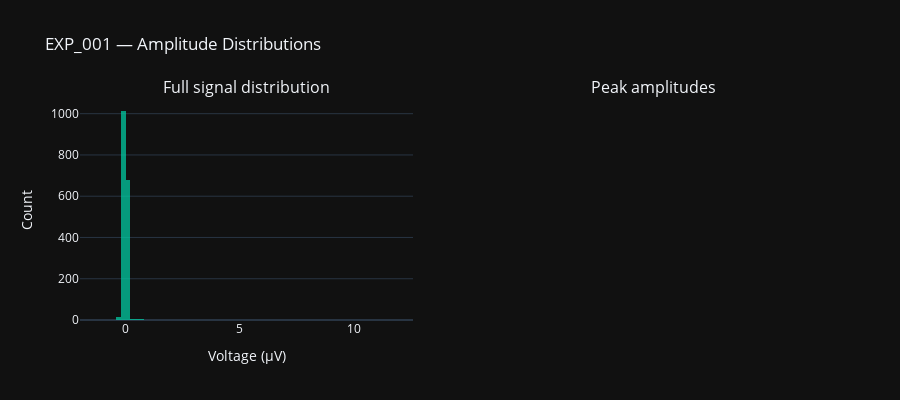

Here is the notebook cell this chart was saved with:
### Markdown cell above
## 4. Peak amplitude distribution

### Code cell
fig3 = make_subplots(
    rows=1, cols=2,
    subplot_titles=['Full signal distribution', 'Peak amplitudes'],
)

# Full signal histogram
fig3.add_trace(go.Histogram(
    x=centered, nbinsx=80,
    marker_color='#00d4aa', opacity=0.7,
    name='All samples',
), row=1, col=1)

# Peak amplitudes
all_peak_amplitudes = []
all_peak_colors = []
if len(pos_peaks) > 0:
    all_peak_amplitudes.extend(centered[pos_peaks].tolist())
    all_peak_colors.extend(['#ffd43b'] * len(pos_peaks))
if len(neg_peaks) > 0:
    all_peak_amplitudes.extend(centered[neg_peaks].tolist())
    all_peak_colors.extend(['#ff6b6b'] * len(neg_peaks))

if all_peak_amplitudes:
    fig3.add_trace(go.Histogram(
        x=all_peak_amplitudes, nbinsx=30,
        marker_color='#748ffc', opacity=0.8,
        name='Peak amplitudes',
    ), row=1, col=2)

fig3.update_layout(
    title='EXP_001 — Amplitude Distributions',
    template='plotly_dark',
    height=400,
)
fig3.update_xaxes(title_text='Voltage (µV)', row=1, col=1)
fig3.update_xaxes(title_text='Peak voltage (µV)', row=1, col=2)
fig3.update_yaxes(title_text='Count', row=1, col=1)
fig3.update_yaxes(title_text='Count', row=1, col=2)

fig3.show()

### Figure 1 — Plotly figure (JSON) as saved in the notebook; plotly's stock layout.template omitted (floating-point values rounded to 4 significant figures; data arrays with more than 128 entries replaced by an {"elided": "..."} marker saying what was removed)
{"data": [{"marker": {"color": "#00d4aa"}, "name": "All samples", "nbinsx": 80, "opacity": 0.7, "type": "histogram", "x": {"elided": "1726 float values"}, "xaxis": "x", "yaxis": "y"}], "layout": {"annotations": [{"font": {"size": 16}, "showarrow": false, "text": "Full signal distribution", "x": 0.225, "xanchor": "center", "xref": "paper", "y": 1, "yanchor": "bottom", "yref": "paper"}, {"font": {"size": 16}, "showarrow": false, "text": "Peak amplitudes", "x": 0.775, "xanchor": "center", "xref": "paper", "y": 1, "yanchor": "bottom", "yref": "paper"}], "height": 400, "title": {"text": "EXP_001 — Amplitude Distributions"}, "xaxis": {"anchor": "y", "domain": [0, 0.45], "title": {"text": "Voltage (µV)"}}, "xaxis2": {"anchor": "y2", "domain": [0.55, 1], "title": {"text": "Peak voltage (µV)"}}, "yaxis": {"anchor": "x", "domain": [0, 1], "title": {"text": "Count"}}, "yaxis2": {"anchor": "x2", "domain": [0, 1], "title": {"text": "Count"}}}}
